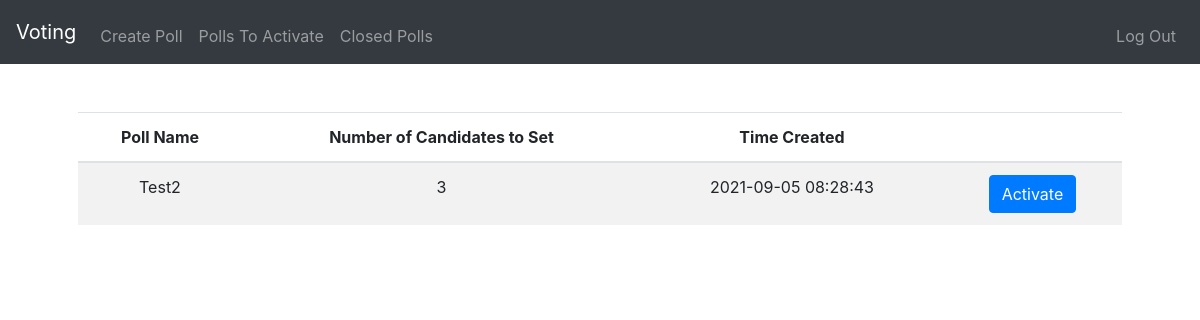
The app's page /polls-to-set (signed in) with its own data.
### website/models.py (models this page shows)
class Poll(db.Model):
    id = db.Column(db.Integer, primary_key=True)
    user_id = db.Column(db.Integer, db.ForeignKey('user.id'))
    name = db.Column(db.String(150))
    status = db.Column(db.String(6))
    roomkey = db.Column(db.String(18), unique=True)
    time_created = db.Column(db.DateTime(timezone=True), default=func.now())
    num_candidates = db.Column(db.Integer)
    num_votes = db.Column(db.Integer, default=0)

### website/views.py (the view)
@views.route("/polls-to-set", methods=["GET", "POST"])
@login_required
def polls_to_set():
    polls_on_hold = db.session.query(
        Poll).filter(Poll.user_id == current_user.id).filter(Poll.status == "onhold").all()
    print(polls_on_hold)
    return render_template("polls_to_set.html", user=current_user, polls_on_hold=polls_on_hold)

### website/__init__.py (called while the page is built)
def create_app():
    app = Flask(__name__)
    app.config['SECRET_KEY'] = "asdfasdfasdf asdfasdfasdf"
    app.config["SQLALCHEMY_DATABASE_URI"] = f'sqlite:///{DB_NAME}'
    app.config["SQLALCHEMY_TRACK_MODIFICATIONS"] = False
    db.init_app(app)
    from .views import views
    from .auth import auth
    app.register_blueprint(views, url_prefix="/")
    app.register_blueprint(auth, url_prefix="/")
    from .models import User
    create_database(app)
    login_manager = LoginManager()
    login_manager.login_view = "views.index"
    login_manager.init_app(app)
    @login_manager.user_loader
    def load_user(id):
        return User.query.get(int(id))
    return app

### website/templates/polls_to_set.html (shortened to what this page needs)
{% extends "layout.html" %}
{% block main %}
<table class="table table-striped">
    <thead>
        <tr>
            <th>Poll Name</th>
            <th>Number of Candidates to Set</th>
            <th>Time Created</th>
            <th></th>
        </tr>
    </thead>
    <tbody>
    {% for poll in polls_on_hold %}
        <tr>
            <td>{{ poll.name }}</td>
            <td>{{ poll.num_candidates}}</td>
            <td>{{ poll.time_created }}</td>
            <td>
                <form method="get" action="/set-poll/{{ poll.roomkey }}">
                <button type="submit" class="btn btn-primary">Activate</button>
                </form>
            </td>
        </tr>
    {% endfor %}
    </tbody>
</table>
{% endblock %}

### records on screen
Poll: name "Test2", num_candidates "3", time_created "2021-09-05 08:28:43"
